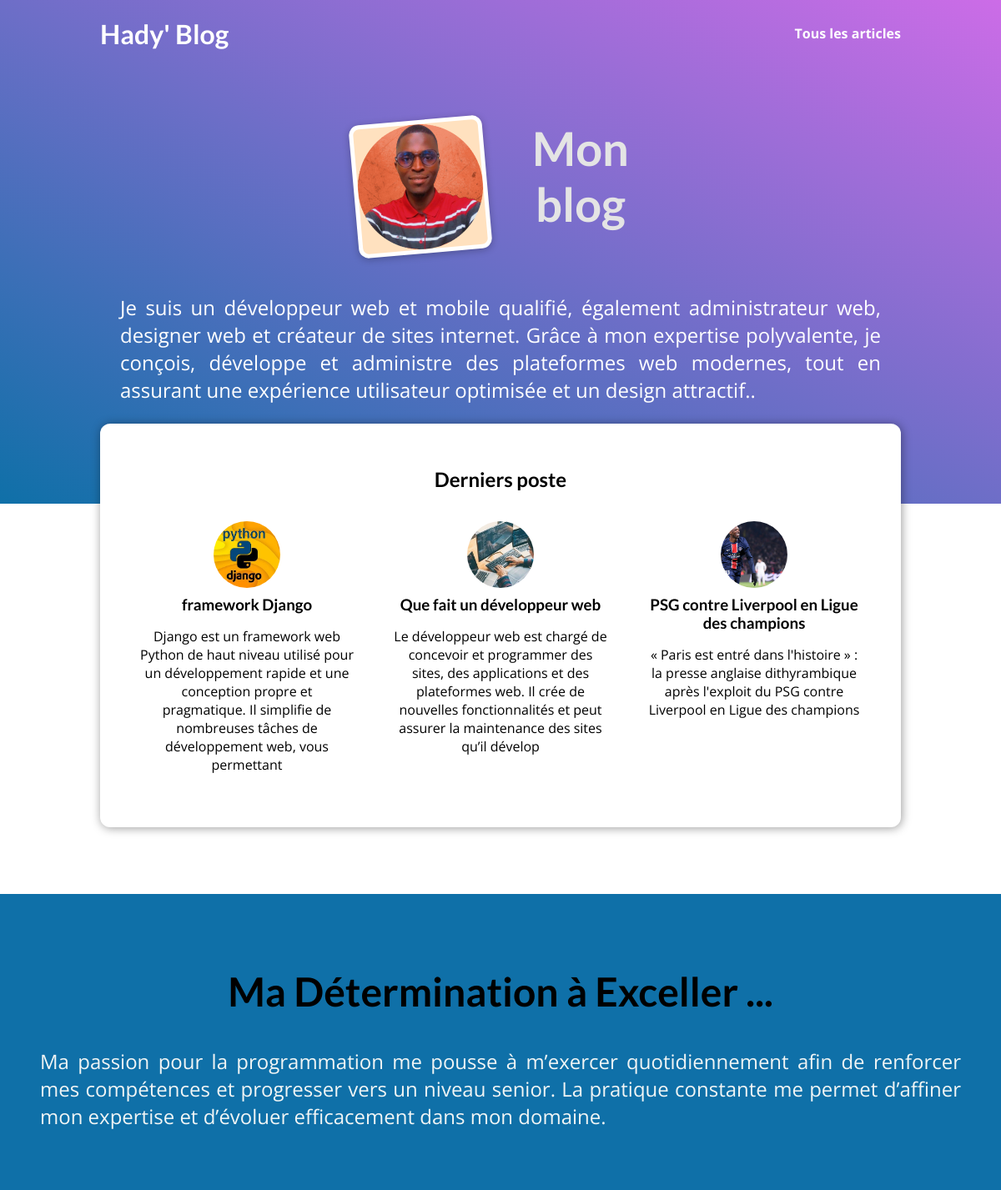
The page / on the database its author committed.
### blog/models.py (models this page shows, shortened)
class Post(models.Model):
    title= models.CharField(max_length=150)
    excerpt= models.CharField(max_length=200)
    image = models.ImageField(upload_to='posts', null=True)
    date= models.DateField(auto_now=True)
    slug = models.SlugField(unique=True, db_index=True)
    content = models.TextField(validators=[MinLengthValidator])
    author  = models.ForeignKey(Author , on_delete=models.SET_NULL, null=True ,related_name='posts')
    tags = models.ManyToManyField(Tag)

### blog/views.py (the view)
# urls.py: path("", views.StatingPageView.as_view(), name="starting-page"),
class StatingPageView(ListView):
    template_name = 'blog/index.html'
    model = Post
    ordering = ['-date']
    context_object_name = 'posts'
    def get_queryset(self):
        queryset = super().get_queryset()
        data = queryset[:3]
        return data

### blog/templates/blog/index.html (shortened to what this page needs)
{% extends "base.html" %}
{% load static %}
{% block css_files %}
<link rel="stylesheet" href="{% static "blog/index.css" %}">
<link rel="stylesheet" href="{% static "blog/post.css" %}">
{% endblock %}
{%block content %}
<section id="welcome">
  <header>
    <img class="img" src="{% static "blog/images/profilee.png" %}" alt="hady
    photo">
    <h2>Mon blog</h2>
  </header>
  <p>Je suis un développeur web et mobile qualifié, également administrateur web,
     designer web et créateur de sites internet. Grâce à mon expertise polyvalente,
      je conçois, développe et administre des plateformes web modernes, tout en assurant
      une expérience utilisateur optimisée et un design attractif..</p>
</section>
<section id="latest-posts">
  <h2>Derniers poste</h2>
  <ul>
    {% for post in posts %} {% include "blog/includes/post.html" %} {% endfor %}
  </ul>
</section>
<section id="about">
  <h2>Ma Détermination à Exceller ...</h2>
  <p>
    Ma passion pour la programmation me pousse à m’exercer quotidiennement
     afin de renforcer mes compétences et progresser vers un niveau senior.
     La pratique constante me permet d’affiner mon expertise et d’évoluer efficacement dans mon domaine.
  </p>
</section>
{% endblock %}

### blog/templates/blog/includes/post.html
<li>
  <article class="post">
    <a href="{% url "post-detail-page" post.slug %}">
      <img class="img" src="{{ post.image.url }}" alt="{{ post.title }}" />
      <div class="post__content">
        <h3>{{ post.title }}</h3>
        <p>
            {{ post.excerpt }}
        </p>
      </div>
    </a>
  </article>
</li>

### static/app.css (style rules this page uses)
* { box-sizing: border-box; }
html { font-family: "Open Sans", "Lato", sans-serif; }
body { margin: 0; }
h1, h2, h3 { font-family: "Lato", sans-serif; font-weight: bold; }

### blog/static/blog/index.css (style rules this page uses)
#welcome { background: linear-gradient(to right top, #0f70a8, #CC6CE7); padding: 6rem 12%; text-align: center; }
#welcome header { display: flex; align-items: flex-start; margin: 3rem auto; justify-content: center; }
#welcome img { width: 10rem; height: 10rem; object-fit: cover; object-position: top; border: 5px solid white; border-radius: 12px; background-color: #ffe1bf; transform: rotateZ(-5deg); box-shadow: 0 2px 8px rgba(0, 0, 0, 0.25); }
#welcome h2 { font-size: 3.5rem; margin: 0 0 0 2rem; color: #e4e4e4; width: 10rem; }
#welcome p { color: white; font-size: 1.5rem; text-align: justify; }
#latest-posts { background-color: white; padding: 2rem; border-radius: 12px; width: 60rem; margin: -6rem auto 2rem auto; box-shadow: 1px 1px 12px rgba(0, 0, 0, 0.4); }
#latest-posts h2 { text-align: center; }
#latest-posts ul { list-style: none; margin: 0; padding: 0; display: flex; gap: 1rem; }
#latest-posts li { flex: 1; }
#about { text-align: center; padding: 3rem; background-color: #0F70A8; margin-top: 5rem; }
#about h2 { font-size: 3rem; }
#about p { font-size: 1.5rem; color: #f1f5f5; text-align: justify; padding: auto; }

### blog/static/blog/post.css (style rules this page uses)
.post { display: flex; flex-direction: column; align-items: center; text-align: center; }
.post a { text-decoration: none; color: black; transition: all 0.2s ease; padding: 1rem; }
.post img { width: 5rem; height: 5rem; object-fit: cover; border-radius: 50%; }
.post h3 { margin: 0.25rem 0; }

### rows shown on the page
Post: image (picture), title "framework Django", excerpt "Django est un framework web Python de haut niveau utilisé pour un développement rapide et une conception propre et pragmatique. Il simplifie de nombreuses tâches de développement web, vous permettant"
Post: image (picture), title "Que fait un développeur web", excerpt "Le développeur web est chargé de concevoir et programmer des sites, des applications et des plateformes web. Il crée de nouvelles fonctionnalités et peut assurer la maintenance des sites qu’il dévelop"
Post: image (picture), title "PSG contre Liverpool en Ligue des champions", excerpt "« Paris est entré dans l'histoire » : la presse anglaise dithyrambique après l'exploit du PSG contre Liverpool en Ligue des champions"
